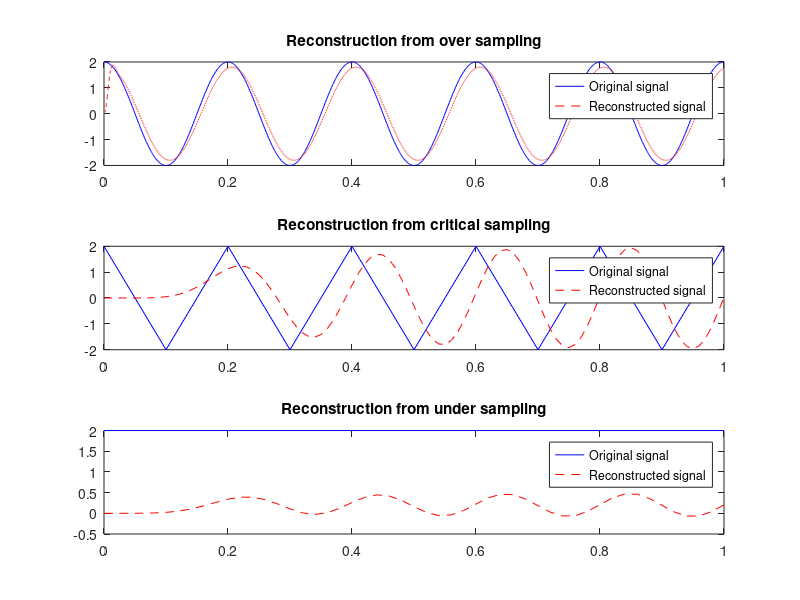
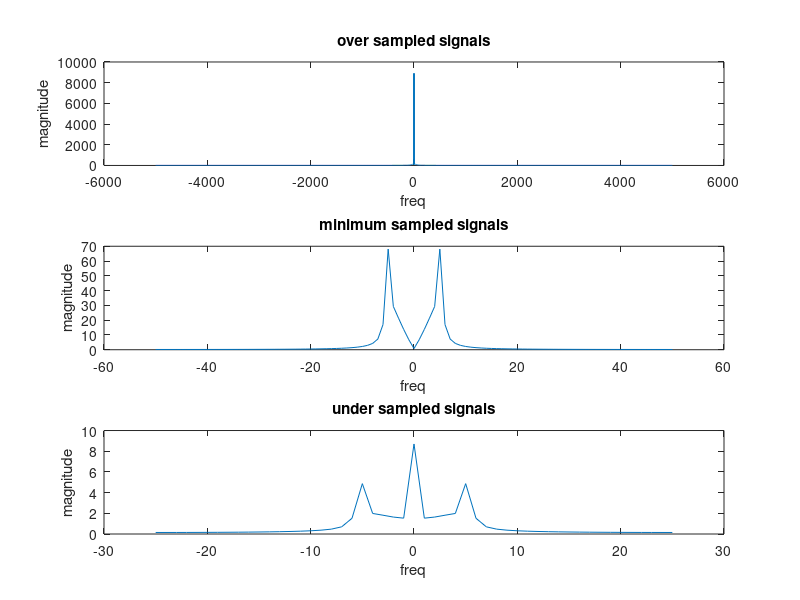

These charts were generated, in order, by the following MATLAB code:
clear, clc ,close all;

% reconstruction from oversampling
t1=0:0.001:1;% time signal
y=2*cos(2*pi*5*t1);
[B,A] = butter(3,1000/100000,'low' ); % butter fly filter
zero_added_signal=zeros(1,length(y)*10);
for i=1:length(y)
          zero_added_signal(i*10)=y(i);
end
zero_added_signal(1:9)=[];
% Adding zeros enhances the signal display and don't change the
% spectrum,it changes sampling freq. only
t2=linspace(0,1,length(zero_added_signal));
filtered_signal = 9*filter(B,A,zero_added_signal);
figure(1),subplot(3,1,1);
plot(t1, y, 'b', t2, filtered_signal, 'r--');
title('Reconstruction from over sampling');
legend('Original signal', 'Reconstructed signal');

s=fft(filtered_signal);
s=fftshift(s);
fs=10000; 
freq=linspace(-fs/2,fs/2,length(s));
figure(2),subplot(311)
plot(freq,abs(s))
xlabel('freq')
ylabel('magnitude')
title('over sampled signals')

% construction from minimum sampling
t1=0:1/(2*5):1; % replace ?? with the suitable number
y=2*cos(2*pi*5*t1);
[B,A] = butter(10,0.1,'low' );
zero_added_signal=zeros(1,length(y)*10);
for i=1:length(y)
          zero_added_signal(i*10)=y(i);
end
zero_added_signal(1:9)=[];
t2=linspace(0,1,length(zero_added_signal));
filtered_signal = 7*filter(B,A,zero_added_signal);
figure(1),subplot(3,1,2);
plot(t1, y, 'b', t2, filtered_signal, 'r--');
title('Reconstruction from critical sampling');
legend('Original signal', 'Reconstructed signal');

s=fft(filtered_signal);
s=fftshift(s);
fs=100; % why 100?? Write your comments in the m file
freq=linspace(-fs/2,fs/2,length(s));
figure(2),subplot(312)
plot(freq,abs(s))
xlabel('freq')
ylabel('magnitude')
title('minimum sampled signals')

% construction from undersampling sampling
t1=0:0.2:1;
y=2*cos(2*pi*5*t1);
[B,A] = butter(10,0.2,'low' );
zero_added_signal=zeros(1,length(y)*10);
for i=1:length(y)
          zero_added_signal(i*10)=y(i);
end
zero_added_signal(1:9)=[];
t2=linspace(0,1,length(zero_added_signal));
filtered_signal = filter(B,A,zero_added_signal);
figure(1),subplot(3,1,3);
plot(t1, y, 'b', t2, filtered_signal, 'r--');
title('Reconstruction from under sampling');
legend('Original signal', 'Reconstructed signal');

s=fft(filtered_signal);
s=fftshift(s);
fs=50; 
freq=linspace(-fs/2,fs/2,length(s));
figure(2),subplot(313)
plot(freq,abs(s))
xlabel('freq')
ylabel('magnitude')
title('under sampled signals')
